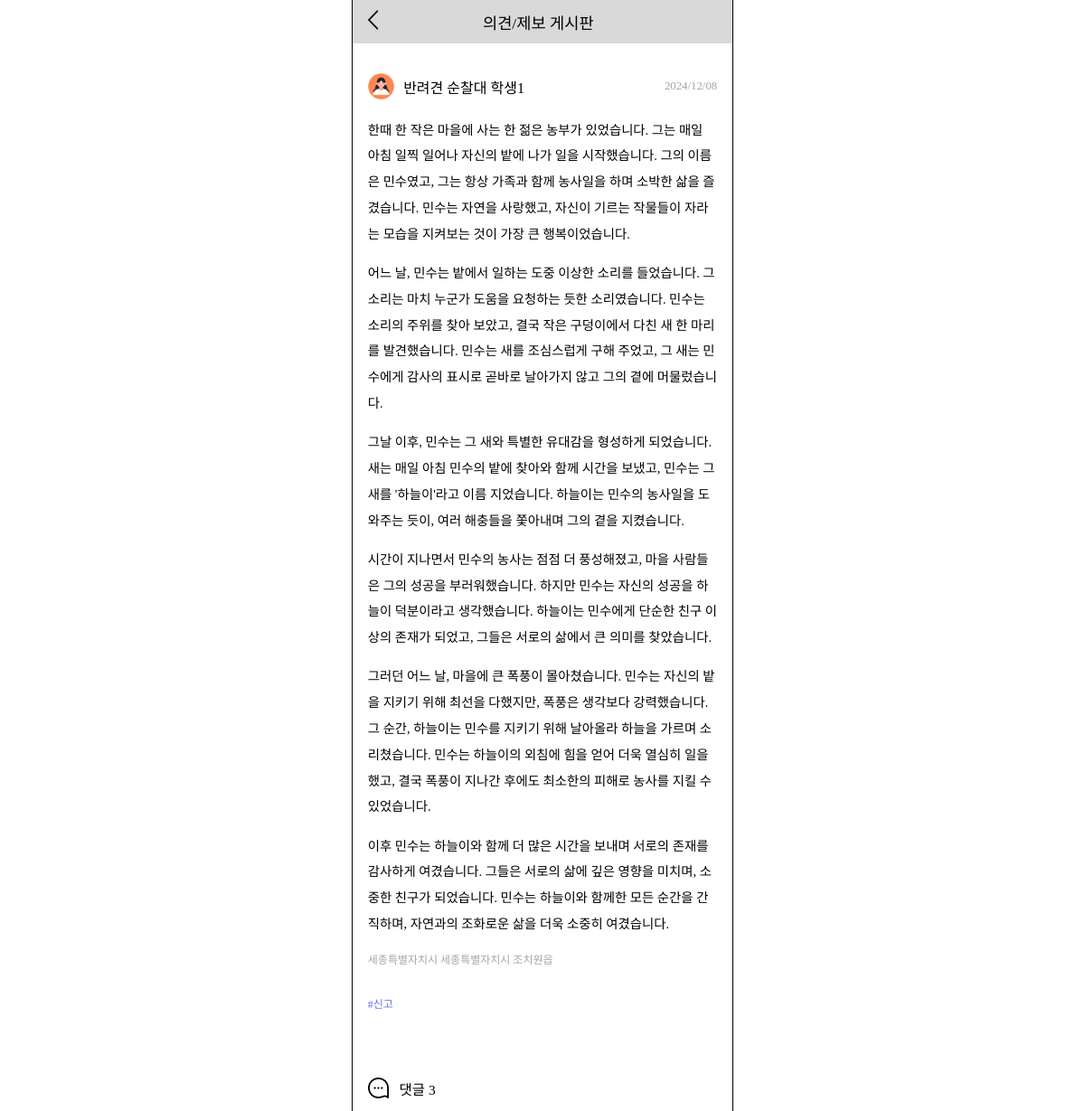
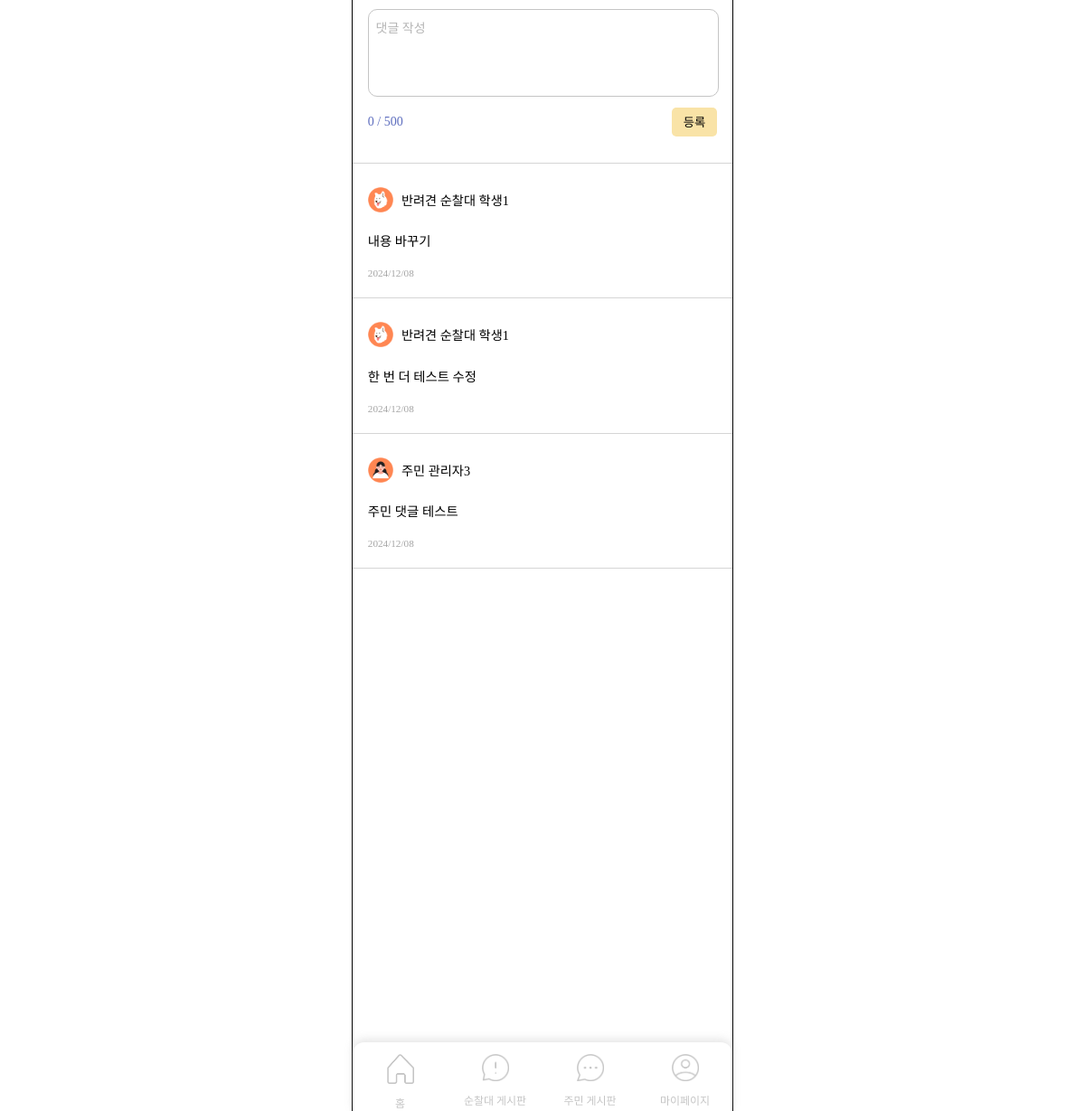
Screenshot of /boards/people-board-detail/21/ with the database file from the repository (2 pictures, top to bottom).
### boards/models.py (models this page shows)
class Board(models.Model):
    user = models.ForeignKey(settings.AUTH_USER_MODEL, on_delete=models.CASCADE)
    region_sido = models.CharField(null=False, max_length=30, blank=False)
    region_sigungu = models.CharField(null=False, max_length=30, blank=False)
    region_dong = models.CharField(null=False, max_length=30, blank=False)
    created_at = models.DateTimeField(auto_now_add=True)
    image_path = models.ImageField(upload_to='boards/', null=True, blank=True)
    content = models.TextField(null=False, blank=False)
    board_type = models.ForeignKey(BoardType, on_delete=models.CASCADE, null=False, blank=False)

class BoardType(models.Model):
    type_name = models.CharField(max_length=10, null=False, blank=False)

class Comment(models.Model):
    board = models.ForeignKey(Board, on_delete=models.CASCADE)
    user = models.ForeignKey(settings.AUTH_USER_MODEL, on_delete=models.CASCADE)
    content = models.TextField(null=False, blank=False)
    created_at = models.DateTimeField(auto_now_add=True)

### accounts/models.py (models this page shows, shortened)
class Member(AbstractBaseUser):
    user_id = models.CharField(primary_key=True, max_length=15, null=False, blank=False, unique=True)
    email = models.EmailField(max_length=100, null=False, blank=False, unique=True)
    nickname = models.CharField(null=False, max_length=8, blank=False)
    region_sido = models.CharField(null=False, max_length=30, blank=False)
    region_sigungu = models.CharField(null=False, max_length=30, blank=False)
    region_dong = models.CharField(null=False, max_length=30, blank=False)
    member_type = models.ForeignKey(MemberType, on_delete=models.CASCADE, null=False, blank=False)
    is_active = models.BooleanField(default=True)
    is_admin = models.BooleanField(default=False)
    objects = UserManager()
    USERNAME_FIELD = 'user_id'
    REQUIRED_FIELDS = ['email', 'nickname', 'region_sido', 'region_sigungu', 'region_dong', 'member_type']

class MemberType(models.Model):
    type_name = models.CharField(max_length=10)
    def __str__(self):
        return self.type_name

### boards/views.py (the view)
# urls.py: path('people-board-detail/<int:id>/', views.people_board_detail, name='people_board_detail'),
def people_board_detail(request, id):
    board = Board.objects.get(id=id)
    if request.method == 'POST':
        form = CommentForm(request.POST)
        if form.is_valid():
            comment = form.save(commit=False)
            comment.board = board
            comment.user = request.user
            comment.save()
            return redirect('boards:people_board_detail', id=id)
    else:
        form = CommentForm()
    comments = Comment.objects.filter(board=board) # 댓글 가져오기
    if board.board_type.id == 2:
        location = BoardLocation.objects.get(board=board)
        context = {
            'board': board,
            'location': location,
            'comments': comments,
            'comment_count': comments.count(),
        }
    else: context = {
        'board': board,
        'comments': comments,
        'comment_count': comments.count(),
    }
    return render(request, 'boards/people_board_detail.html', context)

### templates/boards/people_board_detail.html (shortened to what this page needs)
<!DOCTYPE html>
{% load static %}
<html lang="ko">
<head>
    <link rel="stylesheet" href="{% static 'css/people_board_detail.css' %}">
    <link rel="stylesheet" href="{% static 'css/menubar.css' %}">
    <link rel="stylesheet" as="style" crossorigin href="https://cdn.jsdelivr.net/gh/ungveloper/web-fonts/SCoreDream/font-face.css" />
    <link rel="stylesheet" as="style" crossorigin href="https://cdn.jsdelivr.net/gh/ungveloper/web-fonts/SCoreDream/font-family.css" />
</head>
<body>
    <div class="container-content">
        <div class="contents">
            <div class="content">
                <div class="top-block">
                    <div class="arrow-img">
                        <img src="{% static 'image/back.png' %}" alt="" onclick="window.history.back();">
                    </div>
                    <div class="title">의견/제보 게시판</div>
                </div>
                <div class="post-block">
                    <div class="post-header">
                        <div class="user-profile">
                            <div class="user-img"><img src="{% static 'image/people_profile.png' %}" alt=""></div>
                            <div>{{ board.user.member_type }} <span class="text-strong">{{ board.user.nickname }}</span></div>
                        </div>
                        <div class="post-date">{{ board.created_at|date:"Y/m/d"  }}</div>
                    </div>
                    <div class="post-content">
                        {{ board.content|linebreaks }}
                    </div>
                    <div class="user-region">{{ board.region_sido }} {{ board.region_sigungu }} {{ board.region_dong }}</div>
                    <div class="board-type">#{{ board.board_type.type_name }}</div>
                    <div class="comment-title-header">
                        <div class="comment-img">
                            <img src="{% static 'image/speech-bubble.png' %}" alt="">
                        </div>
                        <div class="comment-num">댓글 {{ comment_count }}</div>
                    </div>
                    <form action="{% url 'boards:people_board_detail' board.id%}" method="post" id="comment-form">
                        <textarea name="content" id="comment-area" placeholder="댓글 작성" maxlength="500" spellcheck="false"></textarea>
                        <div class="comment-form-footer">
                            <div id="text-count">0 / 500</div>
                            <div class="submit-btn">
                                <button type="submit">등록</button>
                            </div>
                        </div>
                    </form>
                </div>
                <div class="line"></div>
                {% for comment in comments %}
                    <div class="comment-block">
                        <div class="comment-block-header">
                            <div class="comment-infos">
                                <div class="comment-user-profile">
                                    {% if comment.user.member_type.type_name == '반려견 순찰대' %}
                                        <img src="{% static 'image/petrol_profile.png' %}" alt="">
                                    {% else %}
                                         <img src="{% static 'image/people_profile.png' %}" alt="">
                                    {% endif %}
                                </div>
                                <div class="comment-user-name">{{ comment.user.member_type}} <span class="text-strong">{{ comment.user.nickname }}</span></div>
                            </div>
                        </div>
                        <div class="comment-content">
                            {{ comment.content|linebreaks }}
                        </div>
                        <div class="comment-date">{{ comment.created_at|date:"Y/m/d" }}</div>
                    </div>
                {% endfor %}
            </div>
            {% include 'menubar.html' %}
        </div>
    </div>
</body>
</html>

### static/css/people_board_detail.css (style rules this page uses)
body { padding: 0; margin: 0; height: 100%; }
.container-content { font-family: 'SCoreDream'; font-weight: 400; outline: 1px solid black; width: 420px; height: 100%; margin: 0 auto; display: flex; flex-direction: column; padding-bottom: 600px; z-index: 0; position: relative; }
.contents { width: 100%; display: flex; flex-direction: column; height: 100%; }
.top-block { height: 3rem; background-color: #D9D9D9; display: flex; flex-direction: row; justify-content: left; align-items: center; flex-shrink: 0; margin-bottom: 3%; }
.top-block img { width: 1.7rem; margin-left: 1rem; }
.title { font-weight: 500; font-size: 1.1rem; margin-left: 24%; }
.content { height: 100%; }
.post-block { padding: 4%; margin-bottom: 3%; }
.post-header { display: flex; flex-direction: row; justify-content: space-between; align-items: center; margin-bottom: 4%; }
.user-profile { display: flex; flex-direction: row; align-items: center; }
.user-img { width: 9%; margin: 1% 3% 0 0; }
.user-profile img { width: 100%; }
.post-date { font-size: 0.8rem; color: #A5A5A5; }
.text-strong { font-weight: 500; }
.post-content { word-break: break-all; line-height: 1.8rem; margin-bottom: 4%; font-size: 0.9rem; }
.user-region { color: #A5A5A5; font-size: 0.75rem; margin-bottom: 8%; }
.board-type { margin-bottom: 18%; color: #656EE8; font-size: 0.75rem; }
.comment-title-header { display: flex; flex-direction: row; align-items: center; margin-bottom: 5%; }
.comment-img { width: 6%; margin-right: 3%; }
.comment-img > img { width: 100%; margin-top: 15%; }
.comment-num { font-size: 0.97rem; }
#comment-area { font-family: 'SCoreDream'; width: 96%; height: 5rem; border-radius: 10px; resize: none; word-break: break-all; line-height: 1.7rem; font-size: 14px; overflow-y: hidden; padding: 2%; border: 1px solid #c5c5c5; margin-bottom: 2%; }
#comment-area::placeholder { color: #b5b5b5; }
.comment-form-footer { display: flex; flex-direction: row; justify-content: space-between; align-items: center; height: 2rem; }
.submit-btn { height: 100%; width: 13%; }
.submit-btn > button { font-family: 'SCoreDream'; border: none; background-color: #F9E3A7; border-radius: 5px; width: 100%; height: 100%; cursor: pointer; }
#text-count { font-size: 14px; color: #5D6DBE; }
.line { border-bottom: 1px solid #d5d5d5; }
.comment-block { border-bottom: 1px solid #D5D5D5; padding: 5% 4%; }
.comment-block-header { display: flex; flex-direction: row; justify-content: space-between; align-items: center; margin-bottom: 3%; }
.comment-infos { display: flex; flex-direction: row; align-items: center; width: 80%; }
.comment-user-profile { width: 9%; margin-right: 3%; }
.comment-user-profile > img { width: 100%; margin-top: 18%; }
.comment-user-name { font-size: 0.89rem; }
.comment-content { word-break: break-all; line-height: 1.8rem; margin-bottom: 3%; font-size: 0.9rem; }
.comment-date { color: #A5A5A5; font-size: 0.7rem; }
.arrow-img { cursor: pointer; }

### rows the page displays
Board: user.member_type "반려견 순찰대", user.nickname "학생1", created_at "2024/12/08", content "한때 한 작은 마을에 사는 한 젊은 농부가 있었습니다. 그는 매일 아침 일찍 일어나 자신의 밭에 나가 일을 시작했습니다. 그의 이름은 민수였고, 그는 항상 가족과 함께 농사일을 하며 소박한 삶을 즐겼습니다. 민수는 자연을 사랑했고, 자신이 기르는 작물들이 자라는 모습을 지켜보는 것이 가장 큰 행복이었습니다. 어느 날, 민수는 밭에서 일하는 도중 이상한 소리를 들었습니다. 그 소리는 마치 누군가 도움을 요청하는 듯한 소리였습니다. 민수는 소리의 주위를 찾아 보았고, 결국 작은 구덩이에서 다친 새 한 마리를 발견했습니다. 민수는 새를 조심스럽게 구해 주었고, 그 새는 민수에게 감사의 표시로 곧바로 날아가지 않고 그의 곁에 머물렀습니다. 그날 이후, 민수는 그 새와 특별한 유대감을 형성하게 되었습니다. 새는 매일 아침 민수의 밭에 찾아와 함께 시간을 보냈고, 민수는 그 새를 '하늘이'라고 이름 지었습니다. 하늘이는 민수의 농사일을 도와주는 듯이, 여러 해충들을 쫓아내며 그의 곁을 지켰습니다. 시간이 지나면서 민수의 농사는 점점 더 풍성해졌고, 마을 사람들은 그의 성공을 부러워했습니다. 하지만 민수는 자신의 성공을 하늘이 덕분이라고 생각했습니다. 하늘이는 민수에게 단순한 친구 이상의 존재가 되었고, 그들은 서로의 삶에서 큰 의미를 찾았습니다. 그러던 어느 날, 마을에 큰 폭풍이 몰아쳤습니다. 민수는 자신의 밭을 지키기 위해 최선을…", region_sido "세종특별자치시", region_sigungu "세종특별자치시", region_dong "조치원읍", board_type.type_name "신고"
Comment: user.member_type "반려견 순찰대", user.nickname "학생1", content "내용 바꾸기", created_at "2024/12/08"
Comment: user.member_type "반려견 순찰대", user.nickname "학생1", content "한 번 더 테스트 수정", created_at "2024/12/08"
Comment: user.member_type "주민", user.nickname "관리자3", content "주민 댓글 테스트", created_at "2024/12/08"

### other values shown
{{ comment_count }} "3"
